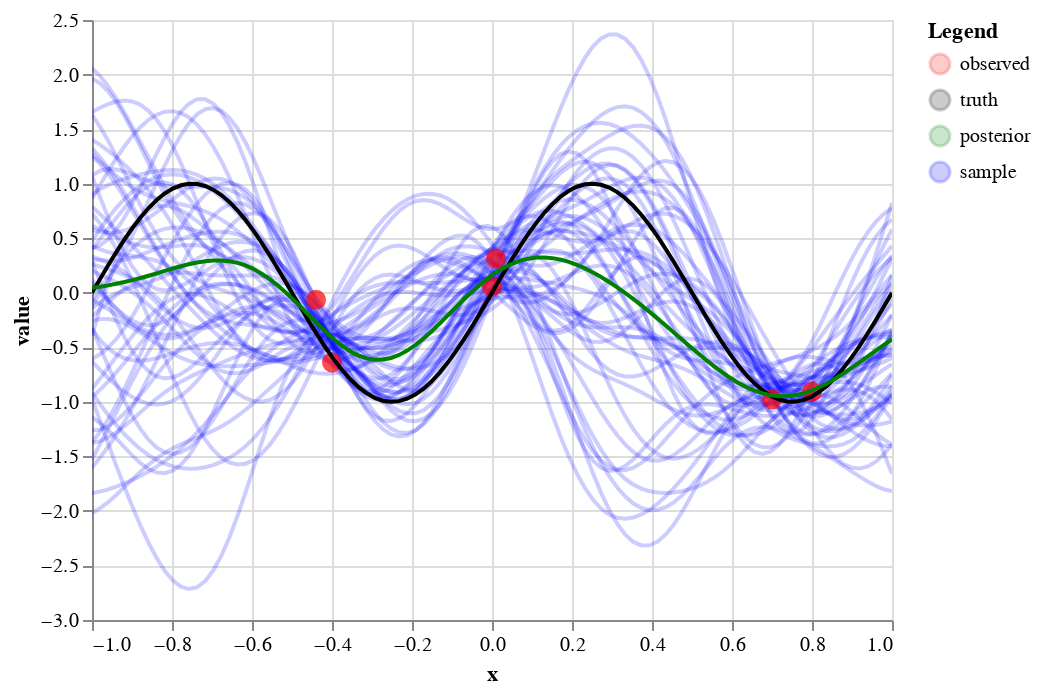

The notebook cell this image was saved under:
### Code cell
# observe a few points
x_obs = np.array([-0.4, 0.8, -0.44, 0.7, 0, 0.01])
y_obs = f_obs(x_obs)
f_star, f_sigma_star = gp_conditional(x_coords, x_obs, y_obs, kernel_rbf_full, sigma_obs=0.05)
conditional_samples = scipy.stats.multivariate_normal(mean = f_star,
                                                     cov = f_sigma_star,
                                                     allow_singular=True).rvs(size=200)
conditional_samples_plot = plot_numpy_samples(x_coords, conditional_samples).mark_line(opacity=0.2)
domain_ = ['observed', 'truth', 'posterior', 'sample']
range_ = ['red', 'black', 'green', 'blue']
observed_plot = alt.Chart(pd.DataFrame({'x':x_obs,
                                          'value':y_obs,
                                       'label':'observed'})).mark_circle(size=100).encode(x='x',y='value',color=alt.Color('label', scale=alt.Scale(domain=domain_,
                                                                                 range=range_)))
true_chart = alt.Chart(pd.DataFrame({'x':x_coords,
                                    'value':y_true,
                                    'label':'truth'})).mark_line().encode(x='x',y='value',color=alt.Color('label', scale=alt.Scale(domain=domain_,
                                                                                 range=range_)))
posterior_chart = alt.Chart(pd.DataFrame({'x':x_coords,
                                        'value':f_star,
                                         'label':'posterior'})).mark_line().encode(x='x',y='value',color=alt.Color('label', scale=alt.Scale(domain=domain_,
                                                                                 range=range_)))
alt.layer(conditional_samples_plot, observed_plot, 
          true_chart, posterior_chart)

### Figure 1 — Vega-Lite specification as saved in the notebook (floating-point values rounded to 4 significant figures; data arrays with more than 128 entries replaced by an {"elided": "..."} marker saying what was removed)
{"config": {"view": {"continuousWidth": 400, "continuousHeight": 300}}, "layer": [{"data": {"name": "data-70a4f284eccb50eb80275d6e483ca540"}, "mark": {"type": "line", "opacity": 0.2}, "encoding": {"color": {"type": "nominal", "field": "label", "scale": {"domain": ["observed", "truth", "posterior", "sample"], "range": ["red", "black", "green", "blue"]}, "title": "Legend"}, "detail": {"type": "nominal", "field": "sample_id"}, "x": {"type": "quantitative", "field": "x"}, "y": {"type": "quantitative", "field": "value"}}, "selection": {"selector068": {"type": "interval", "bind": "scales", "encodings": ["x", "y"]}}}, {"data": {"name": "data-16d7d1f22ea0ae30a167e7b083fabc86"}, "mark": {"type": "circle", "size": 100}, "encoding": {"color": {"type": "nominal", "field": "label", "scale": {"domain": ["observed", "truth", "posterior", "sample"], "range": ["red", "black", "green", "blue"]}}, "x": {"type": "quantitative", "field": "x"}, "y": {"type": "quantitative", "field": "value"}}}, {"data": {"name": "data-c9bff4aa4aa3de4302ff1b78d3328663"}, "mark": "line", "encoding": {"color": {"type": "nominal", "field": "label", "scale": {"domain": ["observed", "truth", "posterior", "sample"], "range": ["red", "black", "green", "blue"]}}, "x": {"type": "quantitative", "field": "x"}, "y": {"type": "quantitative", "field": "value"}}}, {"data": {"name": "data-6a62ae68271ad2f83f0fbed15cd8a6fc"}, "mark": "line", "encoding": {"color": {"type": "nominal", "field": "label", "scale": {"domain": ["observed", "truth", "posterior", "sample"], "range": ["red", "black", "green", "blue"]}}, "x": {"type": "quantitative", "field": "x"}, "y": {"type": "quantitative", "field": "value"}}}], "$schema": "https://vega.github.io/schema/vega-lite/v4.0.2.json", "datasets": {"data-70a4f284eccb50eb80275d6e483ca540": {"elided": "5000 records"}, "data-16d7d1f22ea0ae30a167e7b083fabc86": [{"x": -0.4, "value": -0.6397, "label": "observed"}, {"x": 0.8, "value": -0.9076, "label": "observed"}, {"x": -0.44, "value": -0.06428, "label": "observed"}, {"x": 0.7, "value": -0.9775, "label": "observed"}, {"x": 0.0, "value": 0.05588, "label": "observed"}, {"x": 0.01, "value": 0.3129, "label": "observed"}], "data-c9bff4aa4aa3de4302ff1b78d3328663": [{"x": -1.0, "value": 2.449e-16, "label": "truth"}, {"x": -0.9798, "value": 0.1266, "label": "truth"}, {"x": -0.9596, "value": 0.2511, "label": "truth"}, {"x": -0.9394, "value": 0.3717, "label": "truth"}, {"x": -0.9192, "value": 0.4862, "label": "truth"}, {"x": -0.899, "value": 0.5929, "label": "truth"}, {"x": -0.8788, "value": 0.6901, "label": "truth"}, {"x": -0.8586, "value": 0.7761, "label": "truth"}, {"x": -0.8384, "value": 0.8497, "label": "truth"}, {"x": -0.8182, "value": 0.9096, "label": "truth"}, {"x": -0.798, "value": 0.9549, "label": "truth"}, {"x": -0.7778, "value": 0.9848, "label": "truth"}, {"x": -0.7576, "value": 0.9989, "label": "truth"}, {"x": -0.7374, "value": 0.9969, "label": "truth"}, {"x": -0.7172, "value": 0.9788, "label": "truth"}, {"x": -0.697, "value": 0.945, "label": "truth"}, {"x": -0.6768, "value": 0.896, "label": "truth"}, {"x": -0.6566, "value": 0.8326, "label": "truth"}, {"x": -0.6364, "value": 0.7557, "label": "truth"}, {"x": -0.6162, "value": 0.6668, "label": "truth"}, {"x": -0.596, "value": 0.5671, "label": "truth"}, {"x": -0.5758, "value": 0.4582, "label": "truth"}, {"x": -0.5556, "value": 0.342, "label": "truth"}, {"x": -0.5354, "value": 0.2203, "label": "truth"}, {"x": -0.5152, "value": 0.09506, "label": "truth"}, {"x": -0.4949, "value": -0.03173, "label": "truth"}, {"x": -0.4747, "value": -0.158, "label": "truth"}, {"x": -0.4545, "value": -0.2817, "label": "truth"}, {"x": -0.4343, "value": -0.4009, "label": "truth"}, {"x": -0.4141, "value": -0.5137, "label": "truth"}, {"x": -0.3939, "value": -0.6182, "label": "truth"}, {"x": -0.3737, "value": -0.7127, "label": "truth"}, {"x": -0.3535, "value": -0.7958, "label": "truth"}, {"x": -0.3333, "value": -0.866, "label": "truth"}, {"x": -0.3131, "value": -0.9224, "label": "truth"}, {"x": -0.2929, "value": -0.9638, "label": "truth"}, {"x": -0.2727, "value": -0.9898, "label": "truth"}, {"x": -0.2525, "value": -0.9999, "label": "truth"}, {"x": -0.2323, "value": -0.9938, "label": "truth"}, {"x": -0.2121, "value": -0.9718, "label": "truth"}, {"x": -0.1919, "value": -0.9341, "label": "truth"}, {"x": -0.1717, "value": -0.8815, "label": "truth"}, {"x": -0.1515, "value": -0.8146, "label": "truth"}, {"x": -0.1313, "value": -0.7346, "label": "truth"}, {"x": -0.1111, "value": -0.6428, "label": "truth"}, {"x": -0.09091, "value": -0.5406, "label": "truth"}, {"x": -0.07071, "value": -0.4298, "label": "truth"}, {"x": -0.05051, "value": -0.312, "label": "truth"}, {"x": -0.0303, "value": -0.1893, "label": "truth"}, {"x": -0.0101, "value": -0.06342, "label": "truth"}, {"x": 0.0101, "value": 0.06342, "label": "truth"}, {"x": 0.0303, "value": 0.1893, "label": "truth"}, {"x": 0.05051, "value": 0.312, "label": "truth"}, {"x": 0.07071, "value": 0.4298, "label": "truth"}, {"x": 0.09091, "value": 0.5406, "label": "truth"}, {"x": 0.1111, "value": 0.6428, "label": "truth"}, {"x": 0.1313, "value": 0.7346, "label": "truth"}, {"x": 0.1515, "value": 0.8146, "label": "truth"}, {"x": 0.1717, "value": 0.8815, "label": "truth"}, {"x": 0.1919, "value": 0.9341, "label": "truth"}, {"x": 0.2121, "value": 0.9718, "label": "truth"}, {"x": 0.2323, "value": 0.9938, "label": "truth"}, {"x": 0.2525, "value": 0.9999, "label": "truth"}, {"x": 0.2727, "value": 0.9898, "label": "truth"}, {"x": 0.2929, "value": 0.9638, "label": "truth"}, {"x": 0.3131, "value": 0.9224, "label": "truth"}, {"x": 0.3333, "value": 0.866, "label": "truth"}, {"x": 0.3535, "value": 0.7958, "label": "truth"}, {"x": 0.3737, "value": 0.7127, "label": "truth"}, {"x": 0.3939, "value": 0.6182, "label": "truth"}, {"x": 0.4141, "value": 0.5137, "label": "truth"}, {"x": 0.4343, "value": 0.4009, "label": "truth"}, {"x": 0.4545, "value": 0.2817, "label": "truth"}, {"x": 0.4747, "value": 0.158, "label": "truth"}, {"x": 0.4949, "value": 0.03173, "label": "truth"}, {"x": 0.5152, "value": -0.09506, "label": "truth"}, {"x": 0.5354, "value": -0.2203, "label": "truth"}, {"x": 0.5556, "value": -0.342, "label": "truth"}, {"x": 0.5758, "value": -0.4582, "label": "truth"}, {"x": 0.596, "value": -0.5671, "label": "truth"}, {"x": 0.6162, "value": -0.6668, "label": "truth"}, {"x": 0.6364, "value": -0.7557, "label": "truth"}, {"x": 0.6566, "value": -0.8326, "label": "truth"}, {"x": 0.6768, "value": -0.896, "label": "truth"}, {"x": 0.697, "value": -0.945, "label": "truth"}, {"x": 0.7172, "value": -0.9788, "label": "truth"}, {"x": 0.7374, "value": -0.9969, "label": "truth"}, {"x": 0.7576, "value": -0.9989, "label": "truth"}, {"x": 0.7778, "value": -0.9848, "label": "truth"}, {"x": 0.798, "value": -0.9549, "label": "truth"}, {"x": 0.8182, "value": -0.9096, "label": "truth"}, {"x": 0.8384, "value": -0.8497, "label": "truth"}, {"x": 0.8586, "value": -0.7761, "label": "truth"}, {"x": 0.8788, "value": -0.6901, "label": "truth"}, {"x": 0.899, "value": -0.5929, "label": "truth"}, {"x": 0.9192, "value": -0.4862, "label": "truth"}, {"x": 0.9394, "value": -0.3717, "label": "truth"}, {"x": 0.9596, "value": -0.2511, "label": "truth"}, {"x": 0.9798, "value": -0.1266, "label": "truth"}, {"x": 1.0, "value": -2.449e-16, "label": "truth"}], "data-6a62ae68271ad2f83f0fbed15cd8a6fc": [{"x": -1.0, "value": 0.04465, "label": "posterior"}, {"x": -0.9798, "value": 0.05522, "label": "posterior"}, {"x": -0.9596, "value": 0.06755, "label": "posterior"}, {"x": -0.9394, "value": 0.08171, "label": "posterior"}, {"x": -0.9192, "value": 0.09773, "label": "posterior"}, {"x": -0.899, "value": 0.1155, "label": "posterior"}, {"x": -0.8788, "value": 0.135, "label": "posterior"}, {"x": -0.8586, "value": 0.1558, "label": "posterior"}, {"x": -0.8384, "value": 0.1776, "label": "posterior"}, {"x": -0.8182, "value": 0.1998, "label": "posterior"}, {"x": -0.798, "value": 0.2218, "label": "posterior"}, {"x": -0.7778, "value": 0.2427, "label": "posterior"}, {"x": -0.7576, "value": 0.2617, "label": "posterior"}, {"x": -0.7374, "value": 0.2776, "label": "posterior"}, {"x": -0.7172, "value": 0.2894, "label": "posterior"}, {"x": -0.697, "value": 0.2959, "label": "posterior"}, {"x": -0.6768, "value": 0.2962, "label": "posterior"}, {"x": -0.6566, "value": 0.2892, "label": "posterior"}, {"x": -0.6364, "value": 0.274, "label": "posterior"}, {"x": -0.6162, "value": 0.2501, "label": "posterior"}, {"x": -0.596, "value": 0.2173, "label": "posterior"}, {"x": -0.5758, "value": 0.1753, "label": "posterior"}, {"x": -0.5556, "value": 0.1248, "label": "posterior"}, {"x": -0.5354, "value": 0.06627, "label": "posterior"}, {"x": -0.5152, "value": 0.001002, "label": "posterior"}, {"x": -0.4949, "value": -0.06955, "label": "posterior"}, {"x": -0.4747, "value": -0.1436, "label": "posterior"}, {"x": -0.4545, "value": -0.219, "label": "posterior"}, {"x": -0.4343, "value": -0.2937, "label": "posterior"}, {"x": -0.4141, "value": -0.3652, "label": "posterior"}, {"x": -0.3939, "value": -0.4313, "label": "posterior"}, {"x": -0.3737, "value": -0.4898, "label": "posterior"}, {"x": -0.3535, "value": -0.5388, "label": "posterior"}, {"x": -0.3333, "value": -0.5767, "label": "posterior"}, {"x": -0.3131, "value": -0.6021, "label": "posterior"}, {"x": -0.2929, "value": -0.6143, "label": "posterior"}, {"x": -0.2727, "value": -0.6129, "label": "posterior"}, {"x": -0.2525, "value": -0.598, "label": "posterior"}, {"x": -0.2323, "value": -0.5702, "label": "posterior"}, {"x": -0.2121, "value": -0.5305, "label": "posterior"}, {"x": -0.1919, "value": -0.4803, "label": "posterior"}, {"x": -0.1717, "value": -0.4212, "label": "posterior"}, {"x": -0.1515, "value": -0.3551, "label": "posterior"}, {"x": -0.1313, "value": -0.2841, "label": "posterior"}, {"x": -0.1111, "value": -0.2103, "label": "posterior"}, {"x": -0.09091, "value": -0.1357, "label": "posterior"}, {"x": -0.07071, "value": -0.06231, "label": "posterior"}, {"x": -0.05051, "value": 0.008028, "label": "posterior"}, {"x": -0.0303, "value": 0.07371, "label": "posterior"}, {"x": -0.0101, "value": 0.1334, "label": "posterior"}, {"x": 0.0101, "value": 0.1859, "label": "posterior"}, {"x": 0.0303, "value": 0.2305, "label": "posterior"}, {"x": 0.05051, "value": 0.2666, "label": "posterior"}, {"x": 0.07071, "value": 0.2939, "label": "posterior"}, {"x": 0.09091, "value": 0.3123, "label": "posterior"}, {"x": 0.1111, "value": 0.3221, "label": "posterior"}, {"x": 0.1313, "value": 0.3234, "label": "posterior"}, {"x": 0.1515, "value": 0.3169, "label": "posterior"}, {"x": 0.1717, "value": 0.303, "label": "posterior"}, {"x": 0.1919, "value": 0.2823, "label": "posterior"}, {"x": 0.2121, "value": 0.2555, "label": "posterior"}, {"x": 0.2323, "value": 0.2231, "label": "posterior"}, {"x": 0.2525, "value": 0.1858, "label": "posterior"}, {"x": 0.2727, "value": 0.1441, "label": "posterior"}, {"x": 0.2929, "value": 0.09836, "label": "posterior"}, {"x": 0.3131, "value": 0.04915, "label": "posterior"}, {"x": 0.3333, "value": -0.003204, "label": "posterior"}, {"x": 0.3535, "value": -0.05836, "label": "posterior"}, {"x": 0.3737, "value": -0.116, "label": "posterior"}, {"x": 0.3939, "value": -0.1758, "label": "posterior"}, {"x": 0.4141, "value": -0.2373, "label": "posterior"}, {"x": 0.4343, "value": -0.3003, "label": "posterior"}, {"x": 0.4545, "value": -0.3642, "label": "posterior"}, {"x": 0.4747, "value": -0.4285, "label": "posterior"}, {"x": 0.4949, "value": -0.4925, "label": "posterior"}, {"x": 0.5152, "value": -0.5556, "label": "posterior"}, {"x": 0.5354, "value": -0.6169, "label": "posterior"}, {"x": 0.5556, "value": -0.6756, "label": "posterior"}, {"x": 0.5758, "value": -0.7308, "label": "posterior"}, {"x": 0.596, "value": -0.7815, "label": "posterior"}, {"x": 0.6162, "value": -0.8269, "label": "posterior"}, {"x": 0.6364, "value": -0.8661, "label": "posterior"}, {"x": 0.6566, "value": -0.8984, "label": "posterior"}, {"x": 0.6768, "value": -0.9231, "label": "posterior"}, {"x": 0.697, "value": -0.9397, "label": "posterior"}, {"x": 0.7172, "value": -0.948, "label": "posterior"}, {"x": 0.7374, "value": -0.9477, "label": "posterior"}, {"x": 0.7576, "value": -0.9391, "label": "posterior"}, {"x": 0.7778, "value": -0.9223, "label": "posterior"}, {"x": 0.798, "value": -0.8979, "label": "posterior"}, {"x": 0.8182, "value": -0.8665, "label": "posterior"}, {"x": 0.8384, "value": -0.829, "label": "posterior"}, {"x": 0.8586, "value": -0.7863, "label": "posterior"}, {"x": 0.8788, "value": -0.7393, "label": "posterior"}, {"x": 0.899, "value": -0.6891, "label": "posterior"}, {"x": 0.9192, "value": -0.6368, "label": "posterior"}, {"x": 0.9394, "value": -0.5834, "label": "posterior"}, {"x": 0.9596, "value": -0.5299, "label": "posterior"}, {"x": 0.9798, "value": -0.4771, "label": "posterior"}, {"x": 1.0, "value": -0.426, "label": "posterior"}]}}
